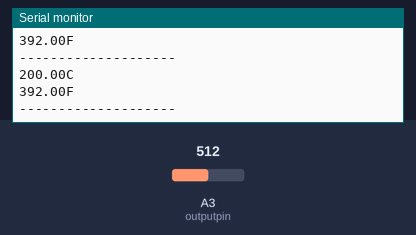
A sketch run on a simulated Arduino Uno, built with avr-gcc and run on an emulated ATmega328P. Shown: the last lines printed to the serial monitor. The test bench sets the inputs (shaded band); at power-on: A3 (outputpin) = 512.

Above: at 1.8 s.
1.9 s: A3 (outputpin) set to 716
At 2.8 s:
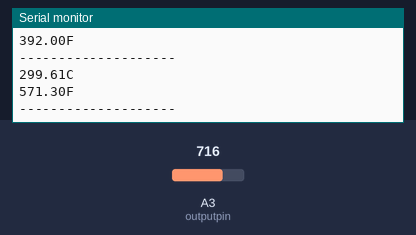
3.4 s: A3 (outputpin) set to 900
At 4.8 s:
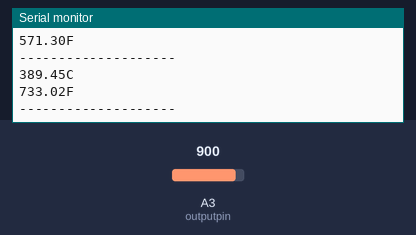
Timing chart, 0 to 6.4 s (numbered marks = the images above; inputs shaded):
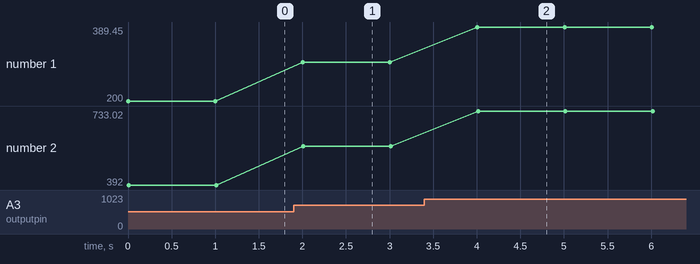

Measured:
- after the input at 1.9 s, the serial monitor: prints a new line after 0.10 s (image 1)
- after the input at 3.4 s, the serial monitor: prints a new line after 0.61 s (image 2)
- plotted number 1: 200 → 299.61 after the input at 1.9 s, 299.61 → 389.45 after the input at 3.4 s
- plotted number 2: 392 → 571.3 after the input at 1.9 s, 571.3 → 733.02 after the input at 3.4 s

The sketch:

0520__temperature__1.ino
```cpp
int outputpin = A3; // 센서와 연결된 아날로그 핀 설정

void setup()
{
  Serial.begin(9600); // 시리얼 통신을 열고 속도를 9600bps로 사용
}

void loop()
{
  int reading = analogRead(outputpin); // 센서로부터 자료값을 받음

  // 입력받은 자료값을 수정하여 필요한 자료값으로 바꿈
  float voltage = reading * 5.0 / 1024.0;
  float celsiustemp = (voltage - 0.5) * 100;
  float fahrenheittemp = celsiustemp * 9.0 / 5.0 + 32.0;

  // 수정하여 나온 자료값을 출력
  Serial.print(celsiustemp);
  Serial.println("C");
  Serial.print(fahrenheittemp);
  Serial.println("F");
  Serial.println("--------------------");

  delay(1000);
}
```
